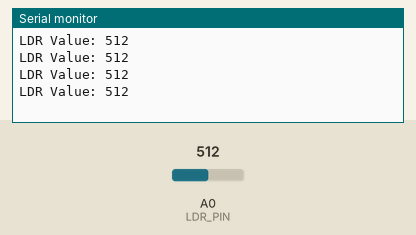
Recording of a sketch running on a simulated Arduino Uno, built with avr-gcc and run on an emulated ATmega328P. Parts: the last lines printed to the serial monitor. The inputs (shaded band) are chosen by the test bench; at power-on: A0 (LDR_PIN) = 512.

Above: at 1.2 s.
1.3 s: A0 (LDR_PIN) set to 716
At 1.71 s:
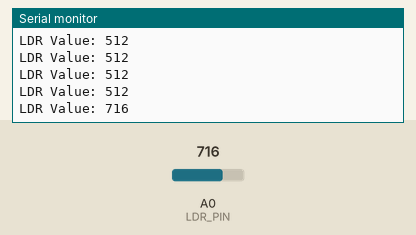
2.8 s: A0 (LDR_PIN) set to 900
At 2.91 s:
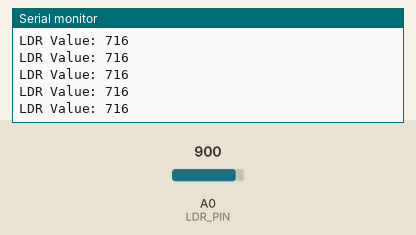
Timing chart, 0 to 5.8 s (numbered marks = the images above; inputs shaded):
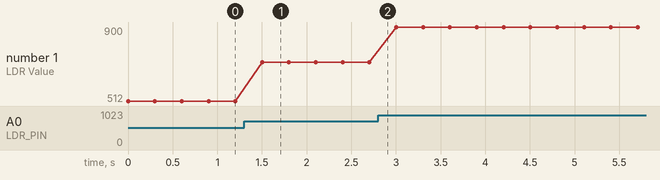

Measured:
- after the input at 1.3 s, the serial monitor: prints a new line after 0.20 s (image 1)
- plotted number 1: 512 → 716 after the input at 1.3 s, 716 → 900 after the input at 2.8 s

The sketch:

1.1.2.ino
```cpp
const int LDR_PIN = A0;
int ldrValue = 0;

void setup() {
  Serial.begin(9600);
}

void loop() {

  ldrValue = analogRead(LDR_PIN);

  Serial.print("LDR Value: ");
  Serial.println(ldrValue);

  delay(300);
}
```
